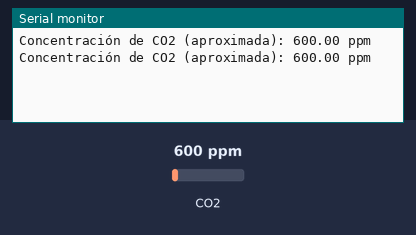
The sketch below on a simulated ESP32. Shown: the last lines printed to the serial monitor. The test bench sets the inputs (shaded band); at power-on: CO2 600 ppm.

Above: at 1.2 s.
1.3 s: CO2 set to 452 ppm
At 2.6 s:
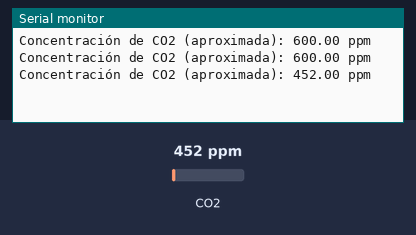
2.8 s: CO2 set to 1050 ppm
At 3.8 s:
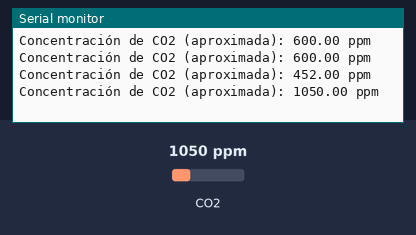
Timing chart, 0 to 5.8 s (numbered marks = the images above; inputs shaded):
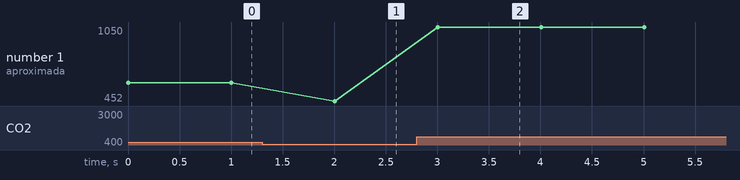

The sketch:

mq135.ino
```cpp
#include <MQ135.h>


#define MQ135_PIN 34  // Reemplaza con el pin al que has conectado el sensor

MQ135 mq135(MQ135_PIN);

void setup() {
  Serial.begin(9600);
}

void loop() {
  // Lee la resistencia de gas del sensor
  float rs = mq135.getResistance();

  // Calcula la concentración de CO2 en el aire (valor aproximado)
  float ppmCO2 = mq135.getPPM();

  // Imprime el valor en el monitor serial
  Serial.print("Concentración de CO2 (aproximada): ");
  Serial.print(ppmCO2);
  Serial.println(" ppm");

  delay(1000); // Espera un segundo antes de tomar otra lectura
}
```

Measured:
- after the input at 1.3 s, the serial monitor: prints a new line after 0.70 s (image 1)
- after the input at 2.8 s, the serial monitor: prints a new line after 0.21 s (image 2)
- plotted number 1: 600 → 452 after the input at 1.3 s, 452 → 1050 after the input at 2.8 s
